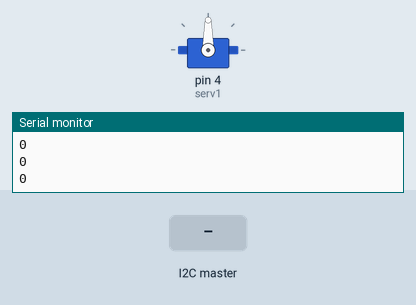
A sketch run on a simulated Arduino Uno, built with avr-gcc and run on an emulated ATmega328P. Parts: servo, the last lines printed to the serial monitor. Inputs (shaded band) come from the test bench.

Above: at 1.2 s.
1.3 s: the I2C master sends the byte 1
At 1.9 s:
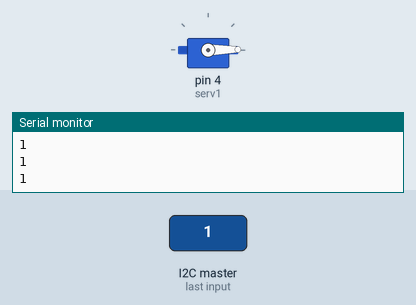
2.8 s: the I2C master sends the byte 200
At 3.1 s:
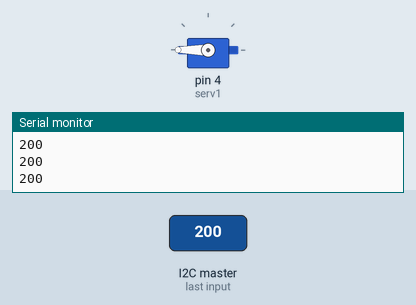
4.3 s: the I2C master sends the byte 90
At 5.4 s:
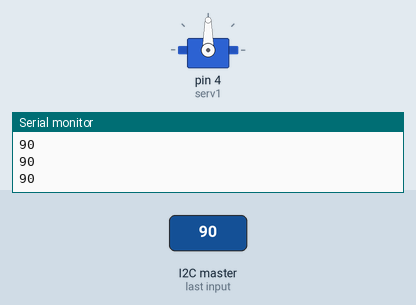
Timing chart, 0 to 7.3 s (numbered marks = the images above; inputs shaded):
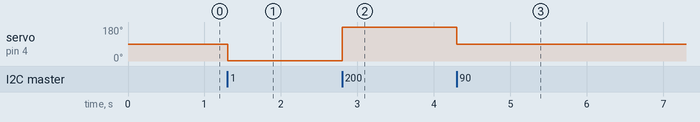

The sketch:

P4A5-SistemaEsclavo.ino
```cpp
# include <Wire.h>   //Incluimos las librerias que nos permiten
# include <Servo.h>  // comunicarse con otro arduino (Wire)
                     // y para comunicarse con el Servo motor
int angulo;   //declaramos una varibale para guardar el dato que recibimos

Servo serv1;
void setup() {
  // put your setup code here, to run once

  Wire.begin(0xAF);  // Iniciamos la comunicación con el canal AF

  Wire.onReceive(lectura); //Al recibir un mensaje llamamos la funcion lectura

  serv1.attach(4);   // adherimos el Servo al puerto al que lo conectamos


  Serial.begin(9600);  //Establecemos la velocidad de la comunicación
}

void loop() {
  // put your main code here, to run repeatedly:
 Serial.println(angulo); //Imprimimos el dato para comprobar
 delay(10);

}

void lectura(){
  angulo = Wire.read();  // Guardamos el dato leído en la variable angulo
  serv1.write(angulo);   // Le pasamos este dato al servo
  delay(10);
}
```

Measured:
- after the input at 1.3 s, servo on pin 4 (serv1): 90° → 1° at once
- after the input at 2.8 s, servo on pin 4 (serv1): 1° → 180° at once
- after the input at 4.3 s, servo on pin 4 (serv1): 180° → 90° at once
